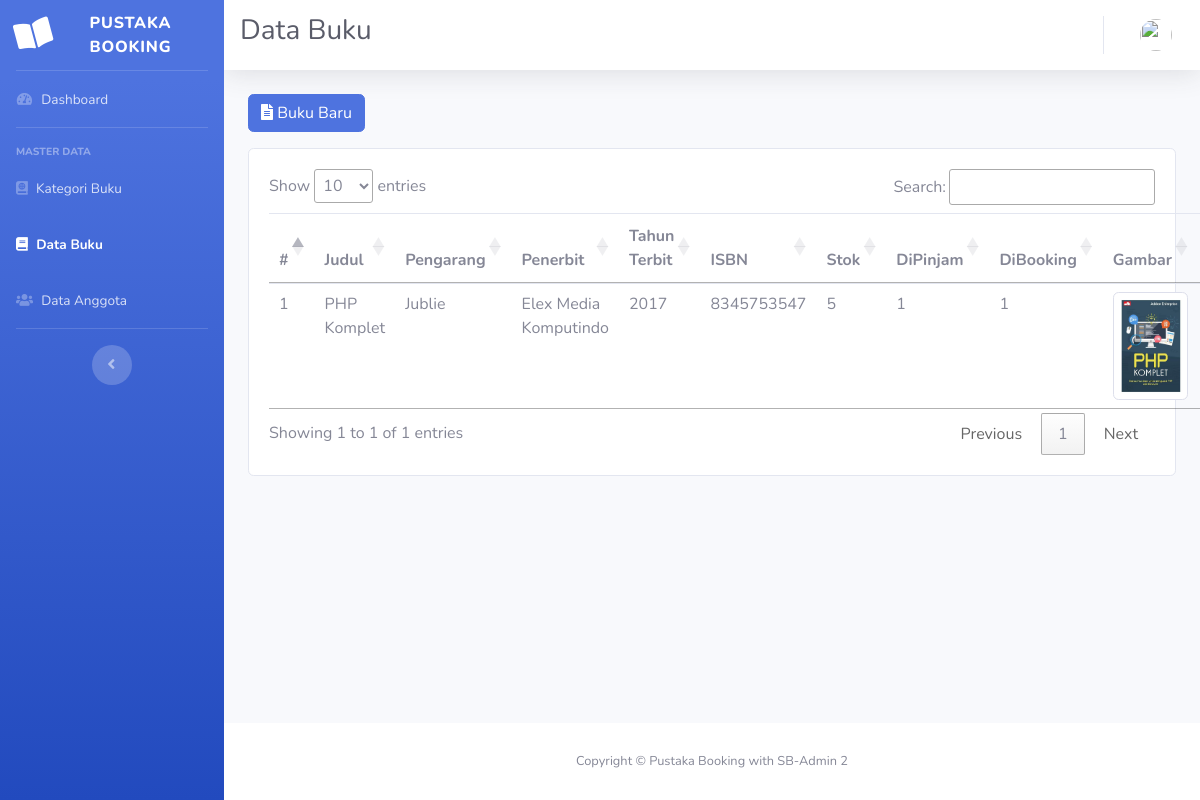
Before: /buku/ubahBuku/3 with the older database file.
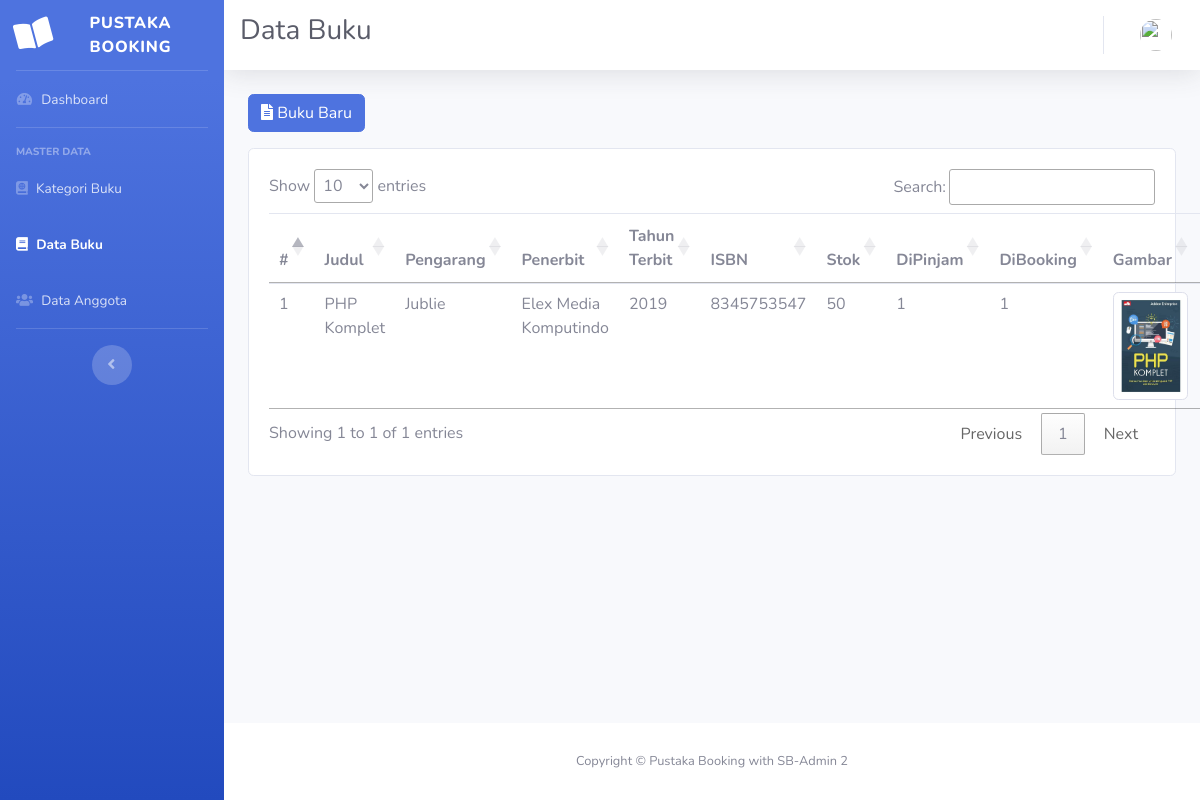
After: the same page with the newer database file.
### tables this page shows
CREATE TABLE `buku` (
  `id` int(11) NOT NULL,
  `judul_buku` varchar(128) NOT NULL,
  `id_kategori` int(5) NOT NULL,
  `pengarang` varchar(64) NOT NULL,
  `penerbit` varchar(64) NOT NULL,
  `tahun_terbit` year(4) NOT NULL,
  `isbn` varchar(64) NOT NULL,
  `stok` int(11) NOT NULL,
  `dipinjam` int(11) NOT NULL,
  `dibooking` int(11) NOT NULL,
  `image` varchar(256) NOT NULL
);

### application/controllers/Buku.php (called while the page is built, shortened)
<?php
class Buku extends CI_Controller
{
    public function ubahBuku()
    {
        $data['judul'] = 'Data Buku';
        $data['user'] = $this->ModelUser->cekData(['email' => $this->session->userdata('email')])->row_array();
        $data['buku'] = $this->ModelBuku->bukuWhere(['id' => $this->uri->segment(3)])->result_array();
        $data['kategori'] = $this->ModelBuku->getKategori()->result_array();
        $data['where'] = 'data_buku';
        $this->form_validation->set_rules('judul_buku', 'Judul Buku', 'required|min_length[3]', [
            'required' => 'Judul Buku Harus Diisi', 'min_length' => 'Judul Buku Terlalu Pendek'
        ]);
        $this->form_validation->set_rules('id_kategori', 'Kategori', 'required', [
            'required' => 'Kategori Buku Harus Diisi',
        ]);
        $this->form_validation->set_rules('pengarang', 'Nama Pengarang', 'required|min_length[3]', [
            'required' => 'Nama Pengarang Harus Diisi',
            'min_length' => 'Nama Pengarang Terlalu Pendek'
        ]);
        $this->form_validation->set_rules('penerbit', 'Nama Penerbit', 'required|min_length[3]', [
            'required' => 'Nama Penerbit Harus Diisi',
            'min_length' => 'Nama Penerbit Terlalu Pendek'
        ]);
        $this->form_validation->set_rules('tahun_terbit', 'Tahun Terbit', 'required|min_length[3]', [
            'required' => 'Tahun Terbit Harus Diisi',
            'min_length' => 'Tahun Terbit Terlalu Pendek'
        ]);
        $this->form_validation->set_rules('isbn', 'Nomor ISBN', 'required|min_length[3]', [
            'required' => 'Nomor ISBN Harus Diisi',
            'min_length' => 'Nomor ISBN Terlalu Pendek'
        ]);
        $this->form_validation->set_rules('stok', 'Stok', 'required', [
            'required' => 'Stok Harus Diisi',
        ]);
        $config['upload_path'] = FCPATH . 'assets/img/upload';
        $config['allowed_types'] = 'jpg|png|jpeg';
        $config['max_sizes'] = '5000';
        $config['max_width'] = '2400';
        $config['max_height'] = '2400';
        $config['file_name'] = 'img' . time();
        $this->load->library('upload', $config);
        if ($this->form_validation->run() == false) {
            $this->load->view('template/header', $data);
            $this->load->view('template/sidebar', $data);
            $this->load->view('template/topbar', $data);
            $this->load->view('buku/index', $data);
            $this->load->view('template/footer');
        }
    }
}

### index.php (called while the page is built, shortened)
<?php
require_once BASEPATH.'core/CodeIgniter.php';

### application/models/ModelBuku.php (called while the page is built, shortened)
<?php
class ModelBuku extends CI_Model
{
    public function bukuWhere($where)
    {
        return $this->db->get_where('buku', $where);
    }
}

### application/views/buku/index.php (the view, shortened to what this page needs)
<div class="container-fluid">
    <div class="row">
        <div class="col-lg-12">
            <a href="" class="btn btn-primary mb-3" data-toggle="modal" data-target="#bukuBaruModal"><i class="fas fa-file-alt"></i> Buku Baru</a>
            <div class="card">
                <div class="card-body">
                    <table class="table table-hover" id="tblBuku">
                        <thead>
                            <tr>
                                <th scope="col">#</th>
                                <th scope="col">Judul</th>
                                <th scope="col">Pengarang</th>
                                <th scope="col">Penerbit</th>
                                <th scope="col">Tahun Terbit</th>
                                <th scope="col">ISBN</th>
                                <th scope="col">Stok</th>
                                <th scope="col">DiPinjam</th>
                                <th scope="col">DiBooking</th>
                                <th scope="col">Gambar</th>
                            </tr>
                        </thead>
                        <tbody>
                            <?php
                            $a = 1;
                            foreach ($buku as $b) { ?>
                                <tr>
                                    <td><?= $a++; ?></td>
                                    <td><?= $b['judul_buku']; ?></td>
                                    <td><?= $b['pengarang']; ?></td>
                                    <td><?= $b['penerbit']; ?></td>
                                    <td><?= $b['tahun_terbit']; ?></td>
                                    <td><?= $b['isbn']; ?></td>
                                    <td><?= $b['stok']; ?></td>
                                    <td><?= $b['dipinjam']; ?></td>
                                    <td><?= $b['dibooking']; ?></td>
                                    <td>
                                        <picture>
                                            <source srcset="" type="image/svg+xml">
                                            <img src="<?= base_url('assets/img/upload/') . $b['image']; ?>" class="img-fluid img-thumbnail" alt="...">
                                        </picture>
                                    </td>
                                </tr>
                            <?php } ?>
                        </tbody>
                    </table>
                </div>
            </div>
        </div>
    </div>
</div>
</div>

### application/views/template/header.php (shortened to what this page needs)
<!DOCTYPE html>
<html lang="en">
<head>
    <link href="<?= base_url() . 'assets/vendor/fontawesome-free/css/all.min.css'; ?>" rel="stylesheet" type="text/css">
    <link href="<?= base_url() . 'assets/css/sb-admin-2.min.css'; ?>" rel="stylesheet">
    <link rel="stylesheet" type="text/css" href="https://cdn.datatables.net/1.12.1/css/jquery.dataTables.css">
</head>
<body id="page-top">
    <div id="wrapper">

### application/views/template/sidebar.php
<ul class="navbar-nav bg-gradient-primary sidebar sidebar-dark accordion" id="accordionSidebar">
    <a class="sidebar-brand d-flex align-items-center justify-content-center" href="index.html">
        <div class="sidebar-brand-icon rotate-n-15">
            <i class="fas fa-book-open"></i>
        </div>
        <div class="sidebar-brand-text mx-3">Pustaka Booking</div>
    </a>
    <hr class="sidebar-divider my-0">
    <li <?php if($where == "admin"){$here = 'active';}else{$here = '';} ?> class="nav-item <?= $here; ?>">
        <a class="nav-link" href="<?= base_url(); ?>">
            <i class="fas fa-fw fa-tachometer-alt"></i>
            <span>Dashboard</span></a>
    </li>
    <hr class="sidebar-divider">
    <div class="sidebar-heading">
        Master Data
    </div>
    <li <?php if($where == "kategori_buku"){$here = 'active';}else{$here = '';} ?> class="nav-item <?= $here; ?>">
        <a class="nav-link" href="<?= base_url() . 'buku/kategori'; ?>">
            <i class="fas fa-atlas"></i>
            <span>Kategori Buku</span></a>
    </li>
    <li <?php if($where == "data_buku"){$here = 'active';}else{$here = '';} ?> class="nav-item <?= $here; ?>">
        <a class="nav-link" href="<?= base_url() . 'buku'; ?>">
            <i class="fas fa-book"></i>
            <span>Data Buku</span></a>
    </li>
    <li class="nav-item">
        <a class="nav-link" href="tables.html">
            <i class="fas fa-users"></i>
            <span>Data Anggota</span></a>
    </li>
    <hr class="sidebar-divider d-none d-md-block">
    <div class="text-center d-none d-md-inline">
        <button class="rounded-circle border-0" id="sidebarToggle"></button>
    </div>
</ul>

### application/views/template/topbar.php (shortened to what this page needs)
<div id="content-wrapper" class="d-flex flex-column">
    <div id="content">
        <nav class="navbar navbar-expand navbar-light bg-white topbar mb-4 static-top shadow">
            <h3 class="h-3 mb-2 text-gray-800"><?= $judul; ?></h3>
            <ul class="navbar-nav ml-auto">
                <li class="nav-item dropdown no-arrow">
                    <a class="nav-link dropdown-toggle" href="#" id="userDropdown" role="button" data-toggle="dropdown" aria-haspopup="true" aria-expanded="false">
                        <?php if ($user['image'] == 'default.jpg') {
                            $img =  base_url() . 'assets/img/undraw_profile.svg';
                        } else {
                            $img = base_url() . 'assets/img/profile/' . $user['image'];
                        } ?>
                        <img class="img-profile rounded-circle" src="<?= $img; ?>">
                    </a>
                </li>
            </ul>
        </nav>

### application/views/template/footer.php (shortened to what this page needs)
<footer class="sticky-footer bg-white">
                <div class="container my-auto">
                    <div class="copyright text-center my-auto">
                        <span>Copyright &copy; Pustaka Booking with SB-Admin 2 </span>
                    </div>
                </div>
            </footer>
        </div>
    </div>
</body>
</html>

Changed rows visible on the page:
changed buku "PHP Komplet": tahun_terbit "2017" → "2019"; stok "5" → "50"
